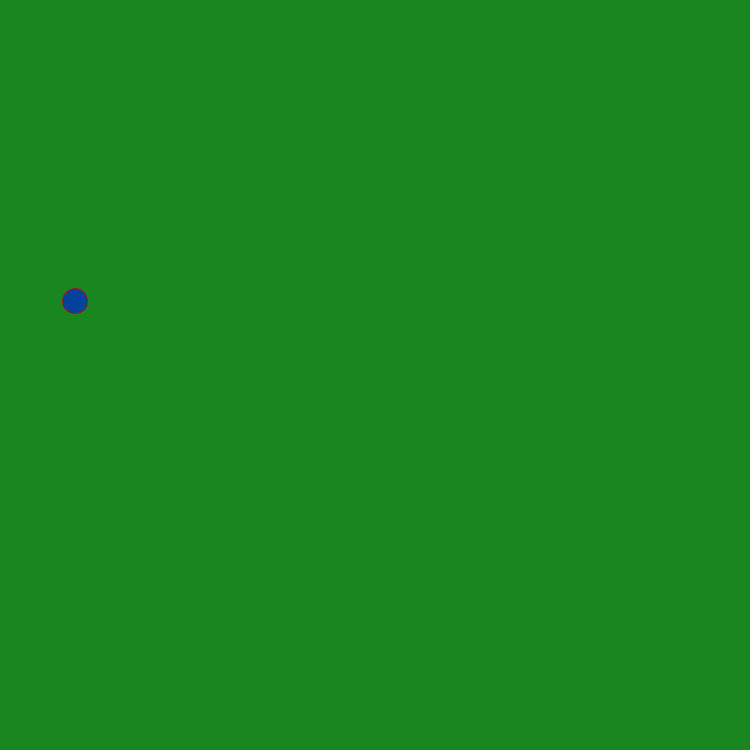
Frame 1 (no input)
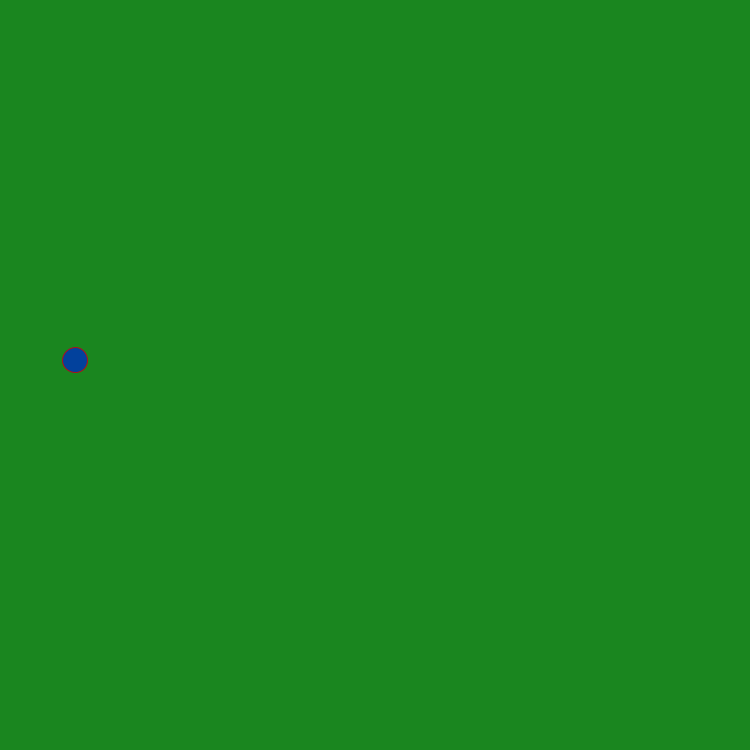
Frame 60 (the mouse pressed at the canvas centre just before this capture)
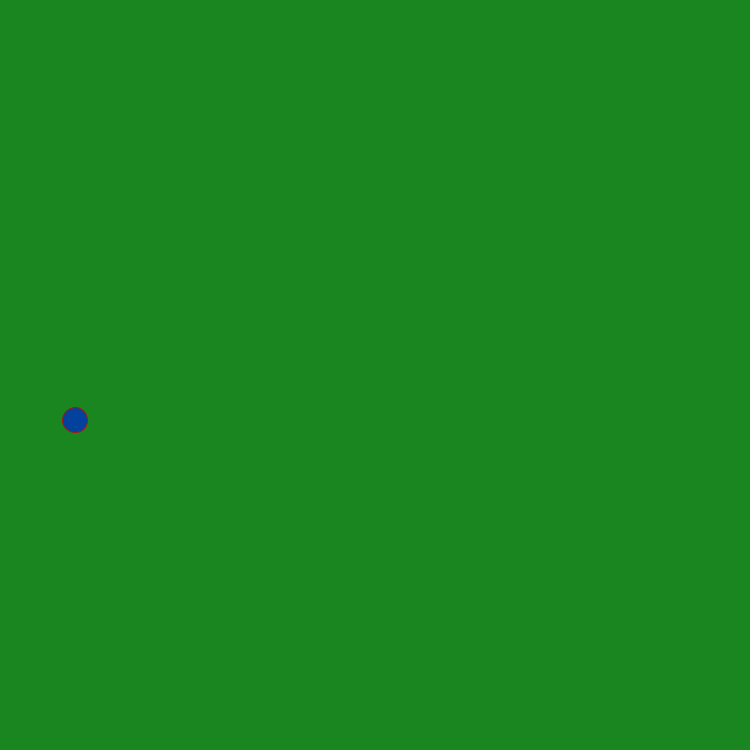
Frame 120 (the mouse held since frame 60 and released just before this capture)

The Processing sketch that drew these frames (run headless with seeded random() and noise(); from frame 60 on, the mouse is pressed at the canvas centre):

// Processing sketch: sketch_180925a
// ── sketch_180925a.pde
int y=300;
int x=75;
int birdVelocity=30;
void setup(){
  size(750,750);
 

}
void draw(){

background(26, 134, 31);
fill(2, 65, 156);
stroke(176, 14, 26);

  y++;

  ellipse(x, y, 25, 25);


  
  
}
